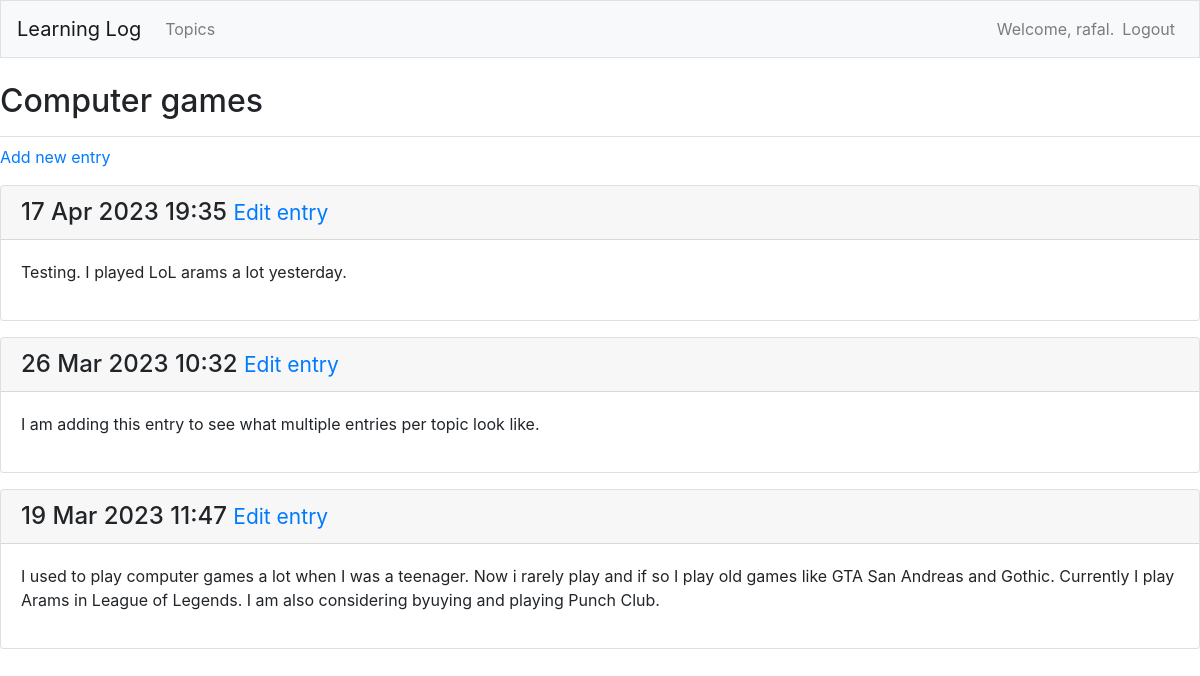
The app's page /topics/4 (signed in) with its own data.
### learning_logs/models.py (models this page shows, shortened)
class Topic(models.Model):
    text = models.CharField(max_length=200)
    date_added = models.DateTimeField(auto_now_add=True)
    owner = models.ForeignKey(User, on_delete=models.CASCADE)
    def __str__(self):
        return self.text

class Entry(models.Model):
    topic = models.ForeignKey(Topic, on_delete=models.CASCADE)
    text = models.TextField()
    date_added = models.DateTimeField(auto_now_add=True)
    class Meta:
        verbose_name_plural = "entries"

### learning_logs/views.py (the view)
# urls.py: path("topics/<int:topic_id>", views.topic, name="topic"),
@login_required
def topic(request, topic_id):
    topic = Topic.objects.get(id=topic_id)
    if topic.owner != request.user:
        raise Http404
    entries = topic.entry_set.order_by("-date_added")
    context = {"topic": topic, "entries": entries}
    return render(request, "learning_logs/topic.html", context)

### learning_logs/templates/learning_logs/topic.html
{% extends "learning_logs/base.html" %}
{% block page_header %}
<h2>{{ topic }}</h2>
{% endblock page_header %}
{% block content %}
<p>
    <a href="{% url 'learning_logs:new_entry' topic.id %}">Add new entry</a>
</p>
{% for entry in entries %}
<div class="card mb-3">
    <h4 class="card-header">
        {{ entry.date_added|date:'d M Y H:i' }}
        <small><a href="{% url 'learning_logs:edit_entry' entry.id %}">Edit entry</a></small>
    </h4>
    <div class="card-body">
        {{ entry.text|linebreaks}}
    </div>
</div>
{% empty %}
Not entries added yet.
{% endfor %}
{% endblock content %}

### learning_logs/templates/learning_logs/base.html (shortened to what this page needs)
{% load bootstrap4 %}
<!doctype html>
<html lang="pl">
<head>
    {% bootstrap_css %}
</head>
<body>
    <nav class="navbar navbar-expand-md navbar-light bg-light mb-4 border">
        <a class="navbar-brand" href="{% url 'learning_logs:index' %}">Learning Log</a>
        <div class="collapse navbar-collapse" id="navbarCollapse">
            <ul class="navbar-nav mr-auto">
                <li class="nav-item">
                    <a class="nav-link" , href="{% url 'learning_logs:topics' %}">
                        Topics</a>
                </li>
            </ul>
            <ul class="navbar-nav ml-auto">
                {%if user.is_authenticated%}
                <li class="nav-item">
                    <span class="navbar-text">Welcome, {{ user.username }}.</span>
                </li>
                <li class="nav-item">
                    <a class="nav-link" href="{% url 'users:logout' %}">Logout</a>
                </li>
                {% else %}
                <li class="nav-item">
                    <a class="nav-link" href="{% url 'users:register'  %}">Register</a>
                </li>
                <li class="nav-item">
                    <a class="nav-link" href="{% url 'users:login'  %}">Login</a>
                    {% endif %}
            </ul>
        </div>
    </nav>
    <main role="main" class="containter">
        <div class="pb-2 mb-2 border-bottom">
            {% block page_header %}{% endblock page_header %}
        </div>
        <div>
            {% block content %}{% endblock content %}
        </div>
    </main>
</body>
</html>

### records on screen
Topic: text "Computer games"
Entry: date_added "17 Apr 2023 19:35", text "Testing. I played LoL arams a lot yesterday."
Entry: date_added "26 Mar 2023 10:32", text "I am adding this entry to see what multiple entries per topic look like."
Entry: date_added "19 Mar 2023 11:47", text "I used to play computer games a lot when I was a teenager. Now i rarely play and if so I play old games like GTA San Andreas and Gothic. Currently I play Arams in League of Legends. I am also considering byuying and playing Punch Club."

### other values on screen
{{ user.username }} "rafal"
